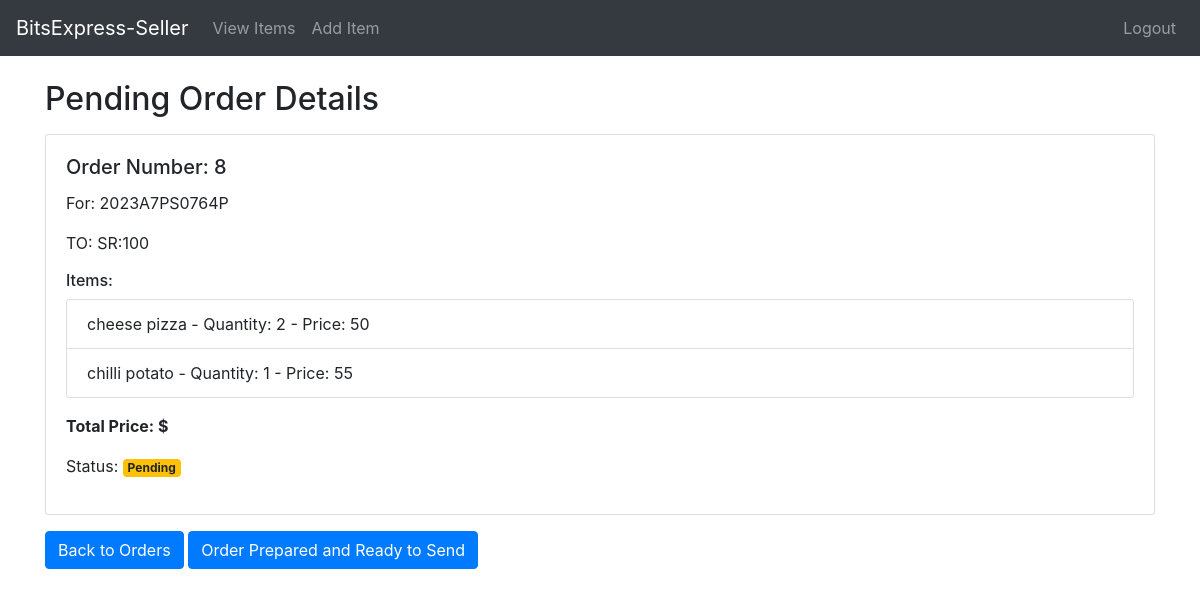
/seller/8/, run on the app's committed database.
### seller_interface/models.py (models this page shows, shortened)
class Pending_Order(models.Model):
    of_student=models.ForeignKey(User_Profile,on_delete=models.CASCADE)
    order_price=models.PositiveBigIntegerField(default=0)
    no_of_items=models.PositiveIntegerField(default=0)
    order_to=models.ForeignKey(Restraunt,on_delete=models.CASCADE)

class Pending_Order_Item(models.Model):
    of_order=models.ForeignKey(Pending_Order,on_delete=models.CASCADE)
    item_price=models.PositiveBigIntegerField(default=0)
    item_name=models.CharField(max_length=25)
    item_quantity=models.PositiveIntegerField(default=1)

### user_interface/models.py (models this page shows, shortened)
class User_Profile(models.Model):
    name=models.CharField(max_length=15)
    user=models.OneToOneField(User,on_delete=models.CASCADE)
    bits_id=models.CharField(max_length=15)
    hostel=models.CharField(max_length=10,choices=hostels,default='SR')
    room_no=models.PositiveIntegerField(default=100)
    user_branch=models.CharField(max_length=20,choices=branches,default="A7")

### seller_interface/views.py (the view)
# urls.py: path('<int:pk>/',OrderDetail.as_view(),name='order-detail'),
class OrderDetail(DetailView,LoginRequiredMixin):
    model=Pending_Order
    context_object_name='order'
    template_name='order-detail.html'

### templates/order-detail.html
{% extends 'base2.html' %}
{% block content %}
<div class="container mt-4">
    <h2>Pending Order Details</h2>
    <div class="card mt-3">
        <div class="card-body">
            <h5 class="card-title">Order Number: {{ order.pk }}</h5>
            <p class="card-text">For: {{ order.of_student.bits_id }}</p>
            <p class="card-text">TO: {{ order.of_student.hostel }}:{{order.of_student.room_no}}</p>
            <h6 class="mt-3">Items:</h6>
            <ul class="list-group">
                {% for item in order.pending_order_item_set.all %}
                    <li class="list-group-item">
                        {{ item.item_name }} - Quantity: {{ item.item_quantity }} - Price: {{ item.item_price }}
                    </li>
                {% endfor %}
            </ul>
            <div class="mt-3">
                <p class="font-weight-bold">Total Price: ${{ order.total_cost }}</p>
                <p>Status: <span class="badge badge-warning">Pending</span></p>
            </div>
        </div>
    </div>
    <a href="{% url 'order-list' %}" class="btn btn-primary mt-3">Back to Orders</a>
    <a href="{% url 'send-order' order.pk %}" class="btn btn-primary mt-3">Order Prepared and Ready to Send</a>
</div>
{% endblock %}

### data on the page
Pending_Order: pk "8", of_student.bits_id "2023A7PS0764P", of_student.hostel "SR", of_student.room_no "100"
Pending_Order_Item: item_name "cheese pizza", item_quantity "2", item_price "50"
Pending_Order_Item: item_name "chilli potato", item_quantity "1", item_price "55"
